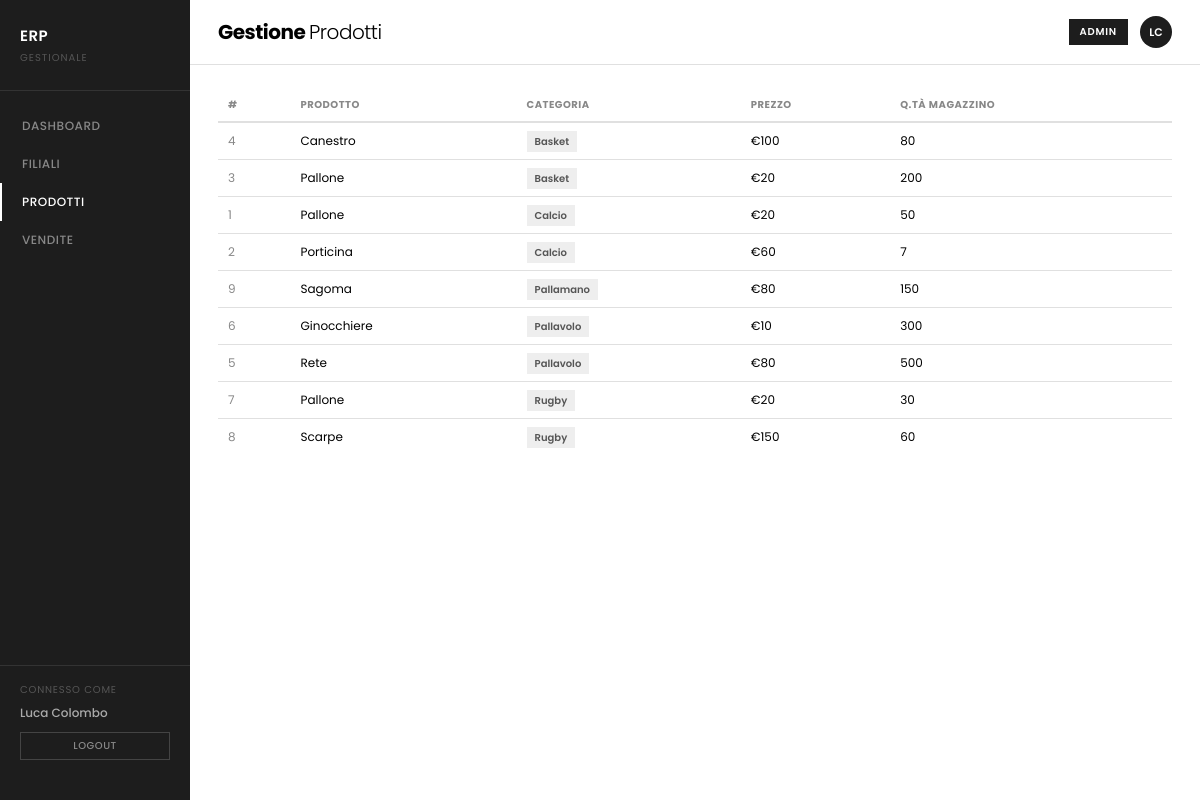
Screenshot of /sg.php?p=prodotti (signed in) with the database file from the repository.
### tables this page shows
CREATE TABLE prodotti (
    id INT PRIMARY KEY AUTO_INCREMENT,
    nome VARCHAR(100) NOT NULL,
    prezzo INT NOT NULL,
    quantita_magazzino INT DEFAULT 0,
    id_categoria INT,

    FOREIGN KEY (id_categoria) REFERENCES categorie_prodotti(id)
);

CREATE TABLE categorie_prodotti (
    id INT PRIMARY KEY AUTO_INCREMENT,
    nome_categoria VARCHAR(100) NOT NULL
);

### sg.php (the view, shortened to what this page needs)
<?php
function db(): PDO {
    static $pdo = null;
    if ($pdo === null) {
        try {
            $pdo = new PDO(
                "mysql:host=".DB_HOST.";dbname=".DB_NAME.";charset=utf8mb4",
                DB_USER, DB_PASS,
                [PDO::ATTR_ERRMODE => PDO::ERRMODE_EXCEPTION,
                 PDO::ATTR_DEFAULT_FETCH_MODE => PDO::FETCH_ASSOC]
            );
        } catch (PDOException $e) {
            die("
            <!DOCTYPE html><html><head>
            <meta charset='UTF-8'>
            <link rel='stylesheet' href='https://fonts.googleapis.com/css2?family=Poppins:wght@400;600&display=swap'>
            <style>body{font-family:Poppins,sans-serif;display:flex;align-items:center;justify-content:center;min-height:100vh;background:#f7f7f7;margin:0;}
            .err{background:#fff;border:1px solid #e0e0e0;padding:32px;max-width:480px;text-align:center;}
            h2{font-size:16px;margin-bottom:8px;color:#c62828;} p{font-size:12px;color:#888;margin-bottom:16px;}
            code{font-size:11px;background:#f7f7f7;padding:4px 8px;display:block;margin-top:8px;text-align:left;}
            a{font-size:12px;color:#1d1d1d;}</style></head><body>
            <div class='err'>
                <h2>Errore connessione database</h2>
                <p>Assicurati di aver importato dbgpoi.sql e di aver impostato correttamente DB_USER, DB_PASS e DB_NAME.</p>
                <code>".htmlspecialchars($e->getMessage())."</code>
            </div></body></html>");
        }
    }
    return $pdo;
}
$errore_login = '';
$loggato       = isset($_SESSION['id']);
$sess_nome     = $_SESSION['nome']       ?? '';
$sess_ruolo    = $_SESSION['ruolo']      ?? '';
$sess_livello  = $_SESSION['livello']    ?? 0;
$sess_initiali = $sess_nome
    ? strtoupper(substr($sess_nome,0,1).substr(strrchr($sess_nome,' '),1,1))
    : '--';
$permessi = [
    $sess_livello >= 4,
    $sess_livello >= 4,
    $sess_livello >= 4,
    $sess_livello >= 3,
    $sess_livello >= 2,
];
$pagina = $_GET['p'] ?? 'dashboard';
$kpi_ricavi     = '—';
$kpi_dip        = '—';
$kpi_prodotti   = '—';
$kpi_vendite    = '—';
$categorie      = [];
$utenti_lista   = [];
if ($loggato) {
    try {
        $tot = db()->query("
            SELECT SUM(dv.quantita * dv.prezzo_unitario)
            FROM dettaglio_vendite dv
        ")->fetchColumn();
        $kpi_ricavi = $tot ? '€'.number_format((float)$tot, 0, ',', '.') : '€0';
        $kpi_dip = db()->query("SELECT COUNT(*) FROM utenti")->fetchColumn();
        $kpi_prodotti = db()->query("SELECT SUM(quantita_magazzino) FROM prodotti")->fetchColumn() ?? 0;
        $kpi_vendite = db()->query("SELECT COUNT(*) FROM vendite")->fetchColumn();
        $categorie = db()->query("
            SELECT cp.nome_categoria AS categoria,
                   SUM(dv.quantita * dv.prezzo_unitario) AS importo
            FROM dettaglio_vendite dv
            JOIN prodotti p ON dv.prodotto_id = p.id
            JOIN categorie_prodotti cp ON p.id_categoria = cp.id
            GROUP BY cp.id, cp.nome_categoria
            ORDER BY importo DESC
        ")->fetchAll();
        if ($sess_livello >= 3) {
            $utenti_lista = db()->query("
                SELECT u.nome, u.cognome, r.nome_ruolo AS ruolo,
                       f.città AS filiale
                FROM utenti u
                JOIN ruoli r ON u.id_ruolo = r.id
                LEFT JOIN filiali f ON u.id_filiale = f.id
                ORDER BY r.livello DESC, u.cognome
            ")->fetchAll();
        }
    } catch (PDOException $e) {
        $kpi_ricavi   = 'N/D';
        $kpi_dip      = 'N/D';
        $kpi_prodotti = 'N/D';
        $kpi_vendite  = 'N/D';
    }
}
$prodotti = [];
if ($loggato && $pagina === 'prodotti') {
    try {
        $prodotti = db()->query("
            SELECT p.id, p.nome, p.prezzo, p.quantita_magazzino,
                   cp.nome_categoria AS categoria
            FROM prodotti p
            JOIN categorie_prodotti cp ON p.id_categoria = cp.id
            ORDER BY cp.nome_categoria, p.nome
        ")->fetchAll();
    } catch (PDOException $e) { $prodotti = []; }
}
$colori_leg = ['#1d1d1d','#555','#888','#aaa','#ccc'];
$classi_ruolo = [
    'admin'            => 'r-admin',
    'direttore filiale'=> 'r-dir',
    'caporeparto'      => 'r-capo',
    'utente base'      => 'r-user',
];
?>
<!DOCTYPE html>
<html lang="it">
<head>
</head>
<body>
<?php if (!$loggato): ?>
    <div class="login-body">
        <div class="login-box">
            <div class="login-logo">ERP Gestionale</div>
            <div class="login-sub">Sistema di gestione aziendale</div>
            <?php if ($errore_login): ?>
                <div class="login-error"><?= htmlspecialchars($errore_login) ?></div>
            <?php endif; ?>
            <form method="POST" action="sg.php">
                <div class="form-group">
                    <label for="username">Username</label>
                    <input type="text" id="username" name="username"
                           value="<?= htmlspecialchars($_POST['username'] ?? '') ?>"
                           required autofocus>
                </div>
                <div class="form-group">
                    <label for="password">Password</label>
                    <input type="password" id="password" name="password" required>
                </div>
                <input type="hidden" name="login" value="1">
                <button type="submit" class="btn-login">Accedi</button>
            </form>
        </div>
    </div>
<?php else: ?>
    <div class="erp">
        <nav class="sidenav">
            <div class="brand">
                <div class="logo">ERP</div>
                <div class="sub">Gestionale</div>
            </div>
            <ul>
                <li><a href="sg.php?p=dashboard"  <?= $pagina==='dashboard' ?'class="active"':'' ?>>Dashboard</a></li>
                <li><a href="sg.php?p=filiale"    <?= $pagina==='filiale'   ?'class="active"':'' ?>>Filiali</a></li>
                <li><a href="sg.php?p=prodotti"   <?= $pagina==='prodotti'  ?'class="active"':'' ?>>Prodotti</a></li>
                <li><a href="sg.php?p=vendite"    <?= $pagina==='vendite'   ?'class="active"':'' ?>>Vendite</a></li>
            </ul>
            <div class="role-section">
                <div class="rlabel">Connesso come</div>
                <div class="user-info"><?= htmlspecialchars($sess_nome) ?></div>
                <a href="sg.php?logout=1" class="logout-btn">Logout</a>
            </div>
        </nav>
        <div class="main">
            <?php if ($pagina === 'dashboard'): ?>
            <div class="topbar">
                <h1>Panoramica <span>Operativa</span></h1>
                <div class="topbar-right">
                    <span class="role-badge"><?= htmlspecialchars($sess_ruolo) ?></span>
                    <div class="avatar-circle"><?= htmlspecialchars($sess_initiali) ?></div>
                </div>
            </div>
            <?php
            $kpi_class = '';
            if ($sess_livello <= 1)     $kpi_class = 'kpi-off';
            elseif ($sess_livello == 2) $kpi_class = 'kpi-dim';
            ?>
            <div class="kpi-row <?= $kpi_class ?>">
                <div class="kpi-card">
                    <div class="kpi-label">Ricavi Vendite</div>
                    <div class="kpi-val"><?= htmlspecialchars($kpi_ricavi) ?></div>
                    <div class="kpi-delta up">da dettaglio_vendite</div>
                </div>
                <div class="kpi-card">
                    <div class="kpi-label">Vendite Totali</div>
                    <div class="kpi-val"><?= htmlspecialchars($kpi_vendite) ?></div>
                    <div class="kpi-delta up">ordini registrati</div>
                </div>
                <div class="kpi-card">
                    <div class="kpi-label">Utenti Sistema</div>
                    <div class="kpi-val"><?= htmlspecialchars($kpi_dip) ?></div>
                    <div class="kpi-delta">registrati</div>
                </div>
                <div class="kpi-card">
                    <div class="kpi-label">Prodotti a Magazzino</div>
                    <div class="kpi-val"><?= htmlspecialchars($kpi_prodotti) ?></div>
                    <div class="kpi-delta">unità totali</div>
                </div>
            </div>
            <div class="content">
                <div class="chart-area">
                    <div class="sec-head">
                        <div class="sec-title">Ricavi per Categoria Prodotto</div>
                    </div>
                    <?php if (!empty($categorie)): ?>
                    <div class="chart-layout">
                        <?= torta_svg($categorie) ?>
                        <div class="legenda">
                            <?php foreach ($categorie as $i => $v): ?>
                            <div class="leg-item">
                                <span class="leg-dot" style="background:<?= $colori_leg[$i % 5] ?>"></span>
                                <?= htmlspecialchars($v['categoria']) ?>
                                <strong><?= $v['percentuale'] ?>%</strong>
                            </div>
                            <?php endforeach; ?>
                        </div>
                    </div>
                    <?php else: ?>
                        <p class="no-data">Nessun dato di vendita disponibile.</p>
                    <?php endif; ?>
                </div>
                <div class="team-panel">
                    <div class="sec-title">Utenti Sistema</div>
                    <?php if (!empty($utenti_lista)): ?>
                    <table class="team-table">
                        <thead>
                            <tr><th>Utente</th><th>Ruolo</th><th>Filiale</th></tr>
                        </thead>
                        <tbody>
                            <?php foreach ($utenti_lista as $u):
                                $cls = $classi_ruolo[strtolower($u['ruolo'])] ?? 'r-user';
                            ?>
                            <tr>
                                <td><?= htmlspecialchars($u['cognome'].' '.substr($u['nome'],0,1)) ?>.</td>
                                <td><span class="rpill <?= $cls ?>"><?= htmlspecialchars($u['ruolo']) ?></span></td>
                                <td style="font-size:10px;color:var(--muted)"><?= htmlspecialchars($u['filiale'] ?? '—') ?></td>
                            </tr>
                            <?php endforeach; ?>
                        </tbody>
                    </table>
                    <?php else: ?>
                        <p class="no-data">Nessun utente trovato.</p>
                    <?php endif; ?>
                    <div class="sec-title" style="margin-top:16px;">Permessi</div>
                    <div class="perm-box">
                        <?php
                        $voci_perm = [
                            'Dashboard globale',
                            'Tutte le filiali',
                            'Gestione utenti',
                            'Report finanziari',
                            'Propria filiale',
                        ];
                        foreach ($voci_perm as $i => $voce):
                            $ok = $permessi[$i] ?? false;
                        ?>
                        <div class="perm-row">
                            <span><?= htmlspecialchars($voce) ?></span>
                            <span class="<?= $ok ? 'pyes' : 'pno' ?>"><?= $ok ? '✓' : '–' ?></span>
                        </div>
                        <?php endforeach; ?>
                    </div>
                </div>
            </div>
            <?php elseif ($pagina === 'prodotti'): ?>
            <div class="topbar">
                <h1>Gestione <span>Prodotti</span></h1>
                <div class="topbar-right">
                    <span class="role-badge"><?= htmlspecialchars($sess_ruolo) ?></span>
                    <div class="avatar-circle"><?= htmlspecialchars($sess_initiali) ?></div>
                </div>
            </div>
            <?php if ($sess_livello < 2): ?>
                <p class="no-data">Accesso non autorizzato per il tuo ruolo.</p>
            <?php elseif (empty($prodotti)): ?>
                <p class="no-data">Nessun prodotto trovato.</p>
            <?php else: ?>
            <div class="page-content">
                <table class="data-table">
                    <thead>
                        <tr>
                            <th>#</th>
                            <th>Prodotto</th>
                            <th>Categoria</th>
                            <th>Prezzo</th>
                            <th>Q.tà Magazzino</th>
                        </tr>
                    </thead>
                    <tbody>
                        <?php foreach ($prodotti as $p): ?>
                        <tr>
                            <td style="color:var(--muted)"><?= $p['id'] ?></td>
                            <td><?= htmlspecialchars($p['nome']) ?></td>
                            <td><span class="badge badge-cat"><?= htmlspecialchars($p['categoria']) ?></span></td>
                            <td>€<?= number_format($p['prezzo'], 0, ',', '.') ?></td>
                            <td><?= $p['quantita_magazzino'] ?></td>
                        </tr>
                        <?php endforeach; ?>
                    </tbody>
                </table>
            </div>
            <?php endif; ?>
            <?php endif; ?>
        </div>
    </div>
<?php endif; ?>
</body>
</html>

### rows the page displays
prodotti: id "4", nome "Canestro", id_categoria.nome_categoria "Basket", prezzo "100", quantita_magazzino "80"
prodotti: id "3", nome "Pallone", id_categoria.nome_categoria "Basket", prezzo "20", quantita_magazzino "200"
prodotti: id "1", nome "Pallone", id_categoria.nome_categoria "Calcio", prezzo "20", quantita_magazzino "50"
prodotti: id "2", nome "Porticina", id_categoria.nome_categoria "Calcio", prezzo "60", quantita_magazzino "7"
prodotti: id "9", nome "Sagoma", id_categoria.nome_categoria "Pallamano", prezzo "80", quantita_magazzino "150"
prodotti: id "6", nome "Ginocchiere", id_categoria.nome_categoria "Pallavolo", prezzo "10", quantita_magazzino "300"
prodotti: id "5", nome "Rete", id_categoria.nome_categoria "Pallavolo", prezzo "80", quantita_magazzino "500"
prodotti: id "7", nome "Pallone", id_categoria.nome_categoria "Rugby", prezzo "20", quantita_magazzino "30"
prodotti: id "8", nome "Scarpe", id_categoria.nome_categoria "Rugby", prezzo "150", quantita_magazzino "60"

### other values shown
$sess_nome "Luca Colombo"
$sess_ruolo "ADMIN"
$sess_initiali "LC"
